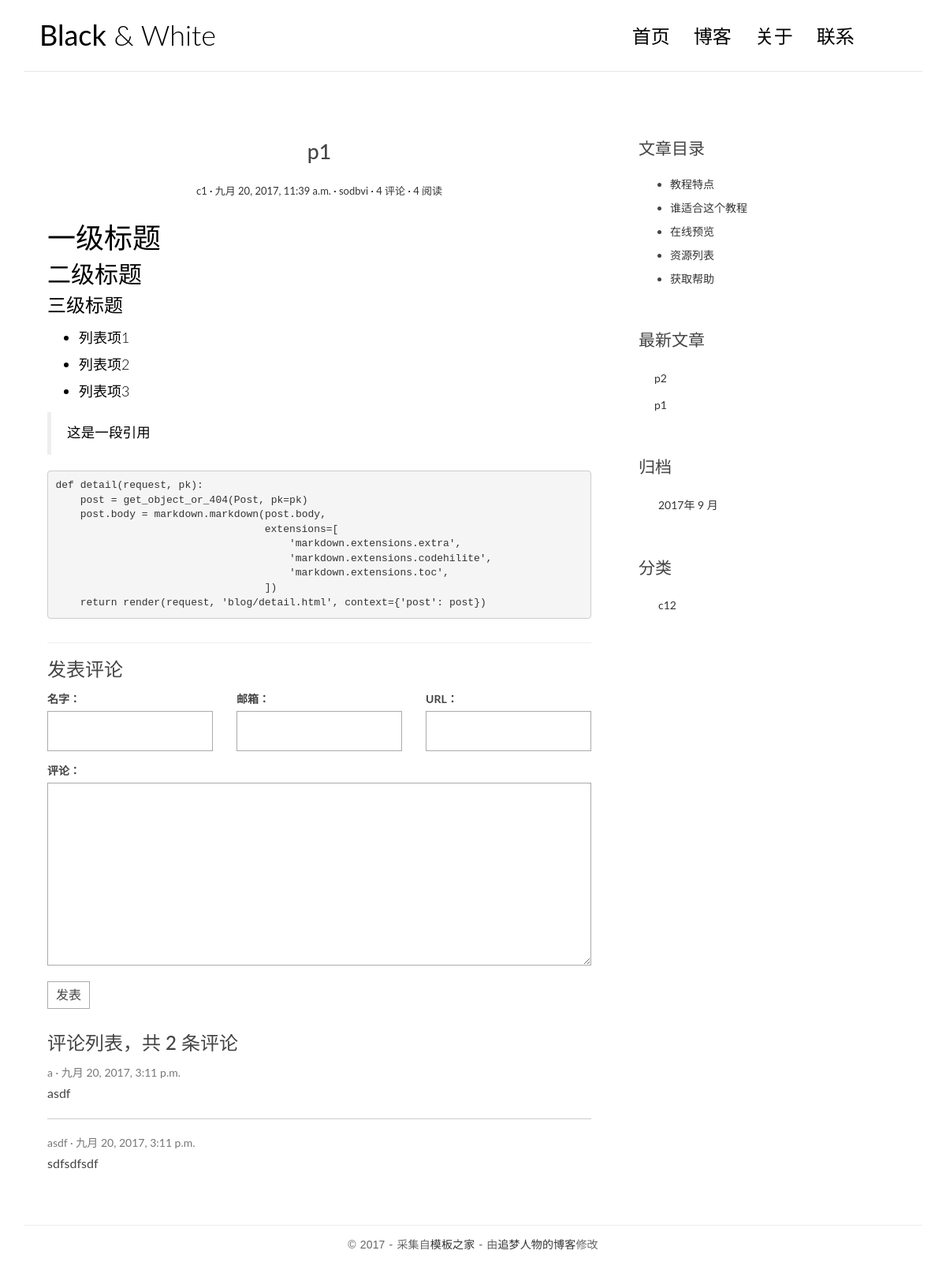
The app's page /post/2/ with its own data.
### blog/models.py (models this page shows, shortened)
class Post(models.Model):
    title = models.CharField(max_length=70)
    body = models.TextField()
    created_time = models.DateTimeField()
    modified_time = models.DateTimeField()
    excerpt = models.CharField(max_length=200, blank=True)
    category = models.ForeignKey(Category)
    tags = models.ManyToManyField(Tag, blank=True)
    author = models.ForeignKey(User)
    views = models.PositiveIntegerField(default=0)
    def save(self, *args, **kwargs):
        super(Post, self).save(*args, **kwargs);
    def get_absolute_url(self):
        return reverse('blog:detail', kwargs={'pk': self.pk})
    def increase_views(self):
        self.views += 1
        self.save(update_fields=['views'])
    class Meta:
        ordering = ['-created_time']

class Category(models.Model):
    name = models.CharField(max_length=100)

### comments/models.py (models this page shows, shortened)
class Comment(models.Model):
    name = models.CharField(max_length=100)
    email = models.EmailField(max_length=255)
    url = models.URLField(blank=True)
    text = models.TextField()
    created_time = models.DateTimeField(auto_now_add=True)
    post = models.ForeignKey('blog.Post')

### blog/views.py (the view)
# urls.py: url(r'^post/(?P<pk>[0-9]+)/$', views.detail, name='detail'),
def detail(request, pk):
    post = get_object_or_404(Post, pk=pk)
    post.increase_views()
    post.body = markdown.markdown(post.body,
                                  extensions=[
                                      'markdown.extensions.extra',
                                      'markdown.extensions.codehilite',
                                      'markdown.extensions.toc',
                                  ])
    form = CommentForm()
    comment_list = post.comment_set.all()
    return render(request, 'blog/detail.html', context={'post': post,
                                                        'form': form,
                                                        'comment_list': comment_list})

### comments/forms.py
class CommentForm(forms.ModelForm):
    class Meta:
        model = Comment
        fields = ['name', 'email', 'url', 'text']

### blog/templatetags/blog_tags.py (called while the page is built)
@register.simple_tag
def get_recent_posts(num=5):
    return Post.objects.all().order_by('-created_time')[:num]

@register.simple_tag()
def archeves():
    return Post.objects.dates('created_time', 'month', order='DESC')

@register.simple_tag()
def get_categories():
    return Category.objects.annotate(num_posts=Count('post')).filter(num_posts__gt=0)

### templates/blog/detail.html (shortened to what this page needs)
{% extends 'base.html' %}
{% block main %}
    <article class="post post-{{ post.pk }}">
        <header class="entry-header">
            <h1 class="entry-title">{{ post.title }}</h1>
            <div class="entry-meta">
                <span class="post-category"><a href="#">{{ post.category.name }}</a></span>
                <span class="post-date"><a href="#"><time class="entry-date"
                                                          datetime="{{ post.created_time }}">{{ post.created_time }}</time></a></span>
                <span class="post-author"><a href="#">{{ post.author }}</a></span>
                <span class="comments-link"><a href="#">4 评论</a></span>
                <span class="views-count"><a href="#">{{ post.views }} 阅读</a></span>
            </div>
        </header>
        <div class="entry-content clearfix">
            {{ post.body | safe }}
        </div>
    </article>
    <section class="comment-area" id="comment-area">
        <hr>
        <h3>发表评论</h3>
        <form action="{% url 'comments:post_comment' post.pk %}" method="post" class="comment-form">
            <div class="row">
                <div class="col-md-4">
                    <label for="{{ form.name.id_for_label }}">名字：</label>
                    {{ form.name }}
                </div>
                <div class="col-md-4">
                    <label for="{{ form.email.id_for_label }}">邮箱：</label>
                    {{ form.email }}
                </div>
                <div class="col-md-4">
                    <label for="{{ form.url.id_for_label }}">URL：</label>
                    {{ form.url }}
                </div>
                <div class="col-md-12">
                    <label for="{{ form.text.id_for_label }}">评论：</label>
                    {{ form.text }}
                    <button type="submit" class="comment-btn">发表</button>
                </div>
            </div>
        </form>
        <div class="comment-list-panel">
            <h3>评论列表，共 <span>{{ post.comment_set.count }}</span> 条评论</h3>
            <ul class="comment-list list-unstyled">
                {% for comment in comment_list %}
                    <li class="comment-item">
                        <span class="nickname">{{ comment.name }}</span>
                        <time class="submit-date"
                              datetime="{{ comment.created_time }}">{{ comment.created_time }}</time>
                        <div class="text">
                            {{ comment.text }}
                        </div>
                    </li>
                {% empty %}
                    暂无评论
                {% endfor %}
            </ul>
        </div>
    </section>
{% endblock main %}
{% block toc %}
    <div class="widget widget-content">
        <h3 class="widget-title">文章目录</h3>
        <ul>
            <li>
                <a href="#">教程特点</a>
            </li>
            <li>
                <a href="#">谁适合这个教程</a>
            </li>
            <li>
                <a href="#">在线预览</a>
            </li>
            <li>
                <a href="#">资源列表</a>
            </li>
            <li>
                <a href="#">获取帮助</a>
            </li>
        </ul>
    </div>
{% endblock toc %}

### templates/base.html (shortened to what this page needs)
{% load staticfiles %}
{% load blog_tags %}
<!DOCTYPE html>
<html>
<head>
    <link rel="stylesheet" href="{% static 'blog/css/bootstrap.min.css' %}">
    <link rel="stylesheet" href="http://code.ionicframework.com/ionicons/2.0.1/css/ionicons.min.css">
    <link rel="stylesheet" href="{% static 'blog/css/pace.css' %}">
    <link rel="stylesheet" href="{% static 'blog/css/custom.css' %}">
</head>
<body>
<div class="container">
    <header id="site-header">
        <div class="row">
            <div class="col-md-4 col-sm-5 col-xs-8">
                <div class="logo">
                    <h1><a href="{% url 'blog:index' %}"><b>Black</b> &amp; White</a></h1>
                </div>
            </div>
            <div class="col-md-8 col-sm-7 col-xs-4">
                <nav class="main-nav" role="navigation">
                    <div class="collapse navbar-collapse" id="bs-example-navbar-collapse-1">
                        <ul class="nav navbar-nav navbar-right">
                            <li class="cl-effect-11"><a href="index.html" data-hover="首页">首页</a></li>
                            <li class="cl-effect-11"><a href="full-width.html" data-hover="博客">博客</a></li>
                            <li class="cl-effect-11"><a href="about.html" data-hover="关于">关于</a></li>
                            <li class="cl-effect-11"><a href="contact.html" data-hover="联系">联系</a></li>
                        </ul>
                    </div>
                </nav>
            </div>
        </div>
    </header>
</div>
<div class="content-body">
    <div class="container">
        <div class="row">
            <main class="col-md-8">
                {% block main %}
                {% endblock main %}
            </main>
            <aside class="col-md-4">
                {% block toc %}
                {% endblock toc %}
                <div class="widget widget-recent-posts">
                    <h3 class="widget-title">最新文章</h3>
                    {% get_recent_posts as recent_post_list %}
                    <ul>
                        {% for post in recent_post_list %}
                            <li>
                                <a href="{{ post.get_absolute_url }}">{{ post.title }}</a>
                            </li>
                        {% empty %}
                            暂无文章
                        {% endfor %}
                    </ul>
                </div>
                <div class="widget widget-archives">
                    <h3 class="widget-title">归档</h3>
                    {% archeves as date_list %}
                    <ul>
                        {% for date in date_list %}
                            <li>
                                <a href="{% url 'blog:archives' date.year date.month%}">{{ date.year }}年 {{ date.month }} 月</a>
                            </li>
                        {% empty %}
                            暂无归档
                        {% endfor %}
                    </ul>
                </div>
                <div class="widget widget-category">
                    <h3 class="widget-title">分类</h3>
                    {% get_categories as category_list %}
                    <ul>
                        {% for category in category_list %}
                            <li>
                                <a href="{% url 'blog:category' category.pk %}">{{ category.name }}<span class="post-count">{{ category.num_posts }}</span></a>
                            </li>
                        {% empty %}
                            暂无分类
                        {% endfor %}
                    </ul>
                </div>
            </aside>
        </div>
    </div>
</div>
<footer id="site-footer">
    <div class="container">
        <div class="row">
            <div class="col-md-12">
                <p class="copyright">&copy 2017 - 采集自<a href="http://www.cssmoban.com/"
                                                        target="_blank" title="模板之家">模板之家</a>
                    - 由<a href="http://zmrenwu.com/" title="网页模板" target="_blank">追梦人物的博客</a>修改
                </p>
            </div>
        </div>
    </div>
</footer>
</body>
</html>

### blog/static/blog/css/custom.css (style rules this page uses)
* { outline: none; }
h1, h2, h3, h4, h5, h6 { margin-top: 0; }
b { font-weight: 400; }
a { color: #333; }
body { color: #444; font-family: 'Lato', sans-serif; }
p { font-family: 'Ubuntu', sans-serif; font-weight: 400; word-spacing: 1px; letter-spacing: 0.01em; }
#site-header { background-color: #FFF; padding: 25px 20px; margin-bottom: 40px; border-bottom: 1px solid #e7e7e7; }
.logo h1 a { color: #000; }
.logo h1 { margin: 0; font-family: 'Lato', sans-serif; font-weight: 300; }
.main-nav { margin-top: 11px; max-width: 95%; }
.main-nav a { color: #000000 !important; padding: 0 0 5px 0 !important; margin-right: 30px; font-family: 'Lato', sans-serif; font-weight: 300; font-size: 24px; }
.cl-effect-11 a { padding: 10px 0; color: #0972b4; text-shadow: none; }
.cl-effect-11 a::before { position: absolute; top: 0; left: 0; overflow: hidden; padding: 0 0 5px 0 !important; max-width: 0; border-bottom: 1px solid #000; color: #000; content: attr(data-hover); white-space: nowrap; -webkit-transition: max-width 0.5s; -moz-transition: max-width 0.5s; transition: max-width 0.5s; }
.content-body { padding-bottom: 4em; }
.post { background: #fff; padding: 30px 30px 0; }
.entry-title { text-align: center; font-size: 1.9em; margin-bottom: 20px; line-height: 1.6; padding: 10px 20px 0; }
.entry-meta { text-align: center; color: #DDDDDD; font-size: 13px; margin-bottom: 30px; }
.entry-content { font-size: 18px; line-height: 1.9; font-weight: 300; color: #000; }
.post-category::after, .post-date::after, .post-author::after, .comments-link::after { content: ' ·'; color: #000; }
.widget { background: #fff; padding: 30px 0 0; }
.widget-title { font-size: 1.5em; margin-bottom: 20px; line-height: 1.6; padding: 10px 0 0; font-weight: 400; }
.widget-recent-posts ul { padding: 0; margin: 0; padding-left: 20px; }
.widget-recent-posts ul li { list-style-type: none; position: relative; line-height: 170%; margin-bottom: 10px; }
.widget-recent-posts ul li::before { content: '\f3d3'; font-family: "Ionicons"; position: absolute; left: -17px; top: 3px; font-size: 16px; color: #000; }
.widget-archives ul { padding: 0; margin: 0; padding-left: 25px; }
.widget-archives ul li { list-style-type: none; position: relative; line-height: 170%; margin-bottom: 10px; }
.widget-archives ul li::before { content: '\f3f3'; font-family: "Ionicons"; position: absolute; left: -25px; top: 1px; font-size: 16px; color: #000; }
.widget-category ul { padding: 0; margin: 0; padding-left: 25px; }
.widget-category ul li { list-style-type: none; position: relative; line-height: 170%; margin-bottom: 10px; }
.widget-category ul li::before { content: '\f3fe'; font-family: "Ionicons"; position: absolute; left: -25px; top: 1px; font-size: 18px; color: #000; }
.widget-content ul li { margin-bottom: 10px; }
#site-footer { padding-top: 10px; padding: 0 0 1.5em 0; }
.copyright { text-align: center; padding-top: 1em; margin: 0; border-top: 1px solid #eee; color: #666; }
.contact-form input, .comment-form input { border: 1px solid #aaa; margin-bottom: 15px; width: 100%; padding: 15px 15px; font-size: 16px; line-height: 100%; transition: 0.4s border-color linear; }
.contact-form textarea, .comment-form textarea { border: 1px solid #aaa; margin-bottom: 15px; width: 100%; padding: 15px 15px; font-size: 16px; line-height: 20px !important; min-height: 183px; transition: 0.4s border-color linear; }
.comment-area { padding: 0 30px 0; }
.comment-form { margin-top: 15px; }
.comment-form .comment-btn { background-color: #fff; border: 1px solid #aaa; font-size: 16px; padding: 5px 10px; }
.comment-list-panel { margin-top: 30px; }
.comment-list { margin-top: 15px; }
.comment-item:not(:last-child) { border-bottom: 1px #ccc solid; margin-bottom: 20px; padding-bottom: 20px; }
.comment-item .nickname, .comment-item .submit-date { color: #777; font-size: 14px; }
.comment-item .nickname:after { content: ' ·'; }
.comment-item .text { padding-top: 5px; font-size: 16px; }

### records on screen
Post: title "p1", category.name "c1", created_time "九月 20, 2017, 11:39 a.m.", author "sodbvi", views "4", body "一级标题 二级标题 三级标题 列表项1 列表项2 列表项3 这是一段引用 def detail ( request , pk ): post = get_object_or_404 ( Post , pk = pk ) post . body = markdown . markdown ( post . body , extensions = [ 'markdown.extensions.extra' , 'markdown.extensions.codehilite' , 'markdown.extensions.toc' , ]) return render ( request , 'blog/detail.html' , context = { 'post' : post })", comment_set.count "2"
Comment: name "a", created_time "九月 20, 2017, 3:11 p.m.", text "asdf"
Comment: name "asdf", created_time "九月 20, 2017, 3:11 p.m.", text "sdfsdfsdf"
Post: title "p2"
Category: name "c1", num_posts "2"

### other values on screen
{{ date.year }} "2017"
{{ date.month }} "9"
